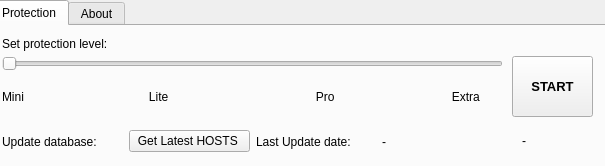
<?xml version="1.0" encoding="UTF-8"?>
<ui version="4.0">
 <class>Form</class>
 <widget class="QWidget" name="Form">
  <property name="geometry">
   <rect>
    <x>0</x>
    <y>0</y>
    <width>605</width>
    <height>166</height>
   </rect>
  </property>
  <property name="windowTitle">
   <string>SmartBlocker IP Blocker v0.1</string>
  </property>
  <property name="windowIcon">
   <iconset>
    <normaloff>C:/Users/Cagri/.designer/backup/icon.ico</normaloff>C:/Users/Cagri/.designer/backup/icon.ico</iconset>
  </property>
  <property name="toolTip">
   <string>SmartBlock IP Blocker</string>
  </property>
  <property name="whatsThis">
   <string>SmartBlock IP Blocker</string>
  </property>
  <widget class="QTabWidget" name="tabWidget">
   <property name="geometry">
    <rect>
     <x>-10</x>
     <y>0</y>
     <width>621</width>
     <height>191</height>
    </rect>
   </property>
   <property name="currentIndex">
    <number>0</number>
   </property>
   <widget class="QWidget" name="tab">
    <attribute name="title">
     <string>Protection</string>
    </attribute>
    <attribute name="toolTip">
     <string>SmartBlock IP Blocker Protection settings</string>
    </attribute>
    <attribute name="whatsThis">
     <string>SmartBlock IP Blocker Protection settings</string>
    </attribute>
    <widget class="QWidget" name="gridLayoutWidget">
     <property name="geometry">
      <rect>
       <x>10</x>
       <y>30</y>
       <width>501</width>
       <height>61</height>
      </rect>
     </property>
     <layout class="QGridLayout" name="gridLayout">
      <item row="0" column="0">
       <widget class="QSlider" name="horizontalSlider">
        <property name="minimum">
         <number>1</number>
        </property>
        <property name="maximum">
         <number>4</number>
        </property>
        <property name="pageStep">
         <number>1</number>
        </property>
        <property name="orientation">
         <enum>Qt::Horizontal</enum>
        </property>
       </widget>
      </item>
      <item row="1" column="0">
       <layout class="QHBoxLayout" name="horizontalLayout">
        <item>
         <widget class="QLabel" name="label">
          <property name="text">
           <string>Mini</string>
          </property>
         </widget>
        </item>
        <item>
         <widget class="QLabel" name="label_2">
          <property name="text">
           <string>      Lite</string>
          </property>
         </widget>
        </item>
        <item>
         <widget class="QLabel" name="label_3">
          <property name="text">
           <string>                  Pro</string>
          </property>
         </widget>
        </item>
        <item>
         <widget class="QLabel" name="label_4">
          <property name="text">
           <string>                     Extra</string>
          </property>
         </widget>
        </item>
       </layout>
      </item>
     </layout>
    </widget>
    <widget class="QLabel" name="label_5">
     <property name="geometry">
      <rect>
       <x>10</x>
       <y>10</y>
       <width>121</width>
       <height>16</height>
      </rect>
     </property>
     <property name="text">
      <string>Set protection level:</string>
     </property>
    </widget>
    <widget class="QPushButton" name="pushButton_2">
     <property name="geometry">
      <rect>
       <x>520</x>
       <y>30</y>
       <width>81</width>
       <height>61</height>
      </rect>
     </property>
     <property name="font">
      <font>
       <pointsize>10</pointsize>
       <weight>75</weight>
       <bold>true</bold>
      </font>
     </property>
     <property name="text">
      <string>START</string>
     </property>
    </widget>
    <widget class="QWidget" name="horizontalLayoutWidget_2">
     <property name="geometry">
      <rect>
       <x>10</x>
       <y>100</y>
       <width>501</width>
       <height>31</height>
      </rect>
     </property>
     <layout class="QHBoxLayout" name="horizontalLayout_2">
      <item>
       <widget class="QLabel" name="label_6">
        <property name="text">
         <string>Update database:  </string>
        </property>
       </widget>
      </item>
      <item>
       <widget class="QPushButton" name="pushButton">
        <property name="text">
         <string>Get Latest HOSTS </string>
        </property>
       </widget>
      </item>
      <item>
       <widget class="QLabel" name="label_7">
        <property name="text">
         <string>Last Update date:</string>
        </property>
       </widget>
      </item>
      <item>
       <widget class="QLabel" name="label_8">
        <property name="text">
         <string>-</string>
        </property>
       </widget>
      </item>
     </layout>
    </widget>
    <widget class="QLabel" name="label_9">
     <property name="geometry">
      <rect>
       <x>530</x>
       <y>100</y>
       <width>71</width>
       <height>29</height>
      </rect>
     </property>
     <property name="text">
      <string>-</string>
     </property>
    </widget>
   </widget>
   <widget class="QWidget" name="tab_2">
    <attribute name="title">
     <string>About</string>
    </attribute>
    <attribute name="toolTip">
     <string>SmartBlock IP Blocker About Page</string>
    </attribute>
    <attribute name="whatsThis">
     <string>SmartBlock IP Blocker About Page</string>
    </attribute>
    <widget class="QLabel" name="label_10">
     <property name="geometry">
      <rect>
       <x>110</x>
       <y>0</y>
       <width>411</width>
       <height>61</height>
      </rect>
     </property>
     <property name="text">
      <string>Copyright - 2023 License: MIT written by Mehmet C. Aksoy</string>
     </property>
    </widget>
    <widget class="QLabel" name="label_11">
     <property name="geometry">
      <rect>
       <x>20</x>
       <y>70</y>
       <width>591</width>
       <height>51</height>
      </rect>
     </property>
     <property name="text">
      <string>Do not hesitate to open issue or merge request for the problems: github.com/mcagriaksoy/smartblock</string>
     </property>
    </widget>
   </widget>
  </widget>
 </widget>
 <resources/>
 <connections/>
</ui>
